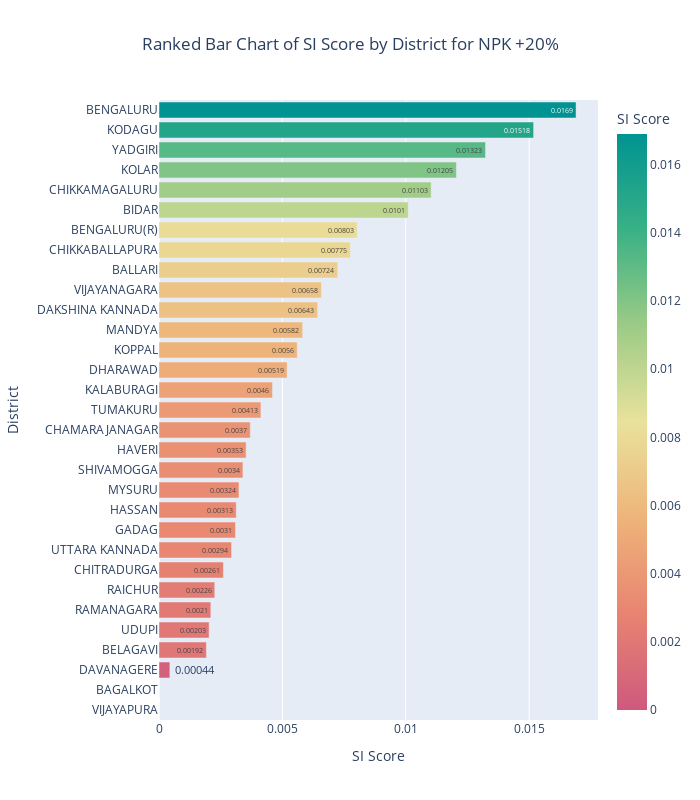

The code cell stored with this chart in its notebook:
### Code cell
ranked_df = result_df[['node', 'SI_Score']].sort_values(by='SI_Score', ascending=True)
ranked_df = ranked_df.dropna()

ranked_df['SI_Score'] = ranked_df['SI_Score'].round(5)

fig = px.bar(
    ranked_df,
    x='SI_Score',        
    y='node',            
    text='SI_Score',     
    title='Ranked Bar Chart of SI Score by District for NPK +20%',
    labels={'node': 'District', 'SI_Score': 'SI Score'},
    color='SI_Score',    
    color_continuous_scale='Temps_r'
)

fig.update_layout(
    width=700,
    height=800,
    xaxis_title='SI Score',
    yaxis_title='District',
    title_x=0.5 
)

fig.show()

### Figure 1 — Plotly figure (JSON) as saved in the notebook; plotly's stock layout.template omitted (floating-point values rounded to 4 significant figures)
{"data": [{"alignmentgroup": "True", "hovertemplate": "SI Score=%{marker.color}<br>District=%{y}<extra></extra>", "legendgroup": "", "marker": {"color": [0, 0, 0.00044, 0.00192, 0.00203, 0.0021, 0.00226, 0.00261, 0.00294, 0.0031, 0.00313, 0.00324, 0.0034, 0.00353, 0.0037, 0.00413, 0.0046, 0.00519, 0.0056, 0.00582, 0.00643, 0.00658, 0.00724, 0.00775, 0.00803, 0.0101, 0.01103, 0.01205, 0.01323, 0.01518, 0.0169], "coloraxis": "coloraxis", "pattern": {"shape": ""}}, "name": "", "offsetgroup": "", "orientation": "h", "showlegend": false, "text": [0, 0, 0.00044, 0.00192, 0.00203, 0.0021, 0.00226, 0.00261, 0.00294, 0.0031, 0.00313, 0.00324, 0.0034, 0.00353, 0.0037, 0.00413, 0.0046, 0.00519, 0.0056, 0.00582, 0.00643, 0.00658, 0.00724, 0.00775, 0.00803, 0.0101, 0.01103, 0.01205, 0.01323, 0.01518, 0.0169], "textposition": "auto", "type": "bar", "x": [0, 0, 0.00044, 0.00192, 0.00203, 0.0021, 0.00226, 0.00261, 0.00294, 0.0031, 0.00313, 0.00324, 0.0034, 0.00353, 0.0037, 0.00413, 0.0046, 0.00519, 0.0056, 0.00582, 0.00643, 0.00658, 0.00724, 0.00775, 0.00803, 0.0101, 0.01103, 0.01205, 0.01323, 0.01518, 0.0169], "xaxis": "x", "y": ["VIJAYAPURA", "BAGALKOT", "DAVANAGERE", "BELAGAVI", "UDUPI", "RAMANAGARA", "RAICHUR", "CHITRADURGA", "UTTARA KANNADA", "GADAG", "HASSAN", "MYSURU", "SHIVAMOGGA", "HAVERI", "CHAMARAJANAGAR", "TUMAKURU", "KALABURAGI", "DHARAWAD", "KOPPAL", "MANDYA", "DAKSHINA KANNADA", "VIJAYANAGARA", "BALLARI", "CHIKKABALLAPURA", "BENGALURU(R)", "BIDAR", "CHIKKAMAGALURU", "KOLAR", "YADGIRI", "KODAGU", "BENGALURU"], "yaxis": "y"}], "layout": {"barmode": "relative", "coloraxis": {"colorbar": {"title": {"text": "SI Score"}}, "colorscale": [[0, "rgb(207, 89, 126)"], [0.1667, "rgb(232, 132, 113)"], [0.3333, "rgb(238, 180, 121)"], [0.5, "rgb(233, 226, 156)"], [0.6667, "rgb(156, 203, 134)"], [0.8333, "rgb(57, 177, 133)"], [1, "rgb(0, 147, 146)"]]}, "height": 800, "legend": {"tracegroupgap": 0}, "title": {"text": "Ranked Bar Chart of SI Score by District for NPK +20%", "x": 0.5}, "width": 700, "xaxis": {"anchor": "y", "domain": [0, 1], "title": {"text": "SI Score"}}, "yaxis": {"anchor": "x", "domain": [0, 1], "title": {"text": "District"}}}}
